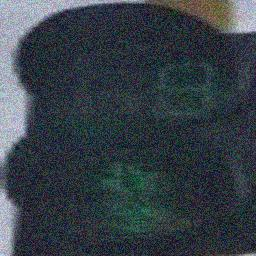
#> input picture src/Traffic_Signs_Model/split_dataset/test/images/20220513_123012_jpg_rf_a74e507f28b5a38b9aab0a981914a6dc_rain_noise.jpg, 256 x 256 px, found by its file name; its folder holds only this picture in this run
$ jupyter execute --allow-errors data_augmentation.ipynb
#> lines starting #> are read from the running program, lines starting #| are printed output that depends on the picture
# Data Augmentation

[cell 1]
from PIL import Image, ImageEnhance, ImageOps
import shutil
import os
import cv2
import numpy as np

Debemos de definir los folders de input y output para el proceso de data augmentation. Debemos de mencionar que aqui hay un folder intermedio pues aqui guardamos las imagenes resultantes de dos tipos de augmentation para luego al conjunto completo aplicarle más filtros de augmentation.

[cell 2]
input_folder = 'datasets/cropped_and_labeled_final/images'
labels_folder = 'datasets/cropped_and_labeled_final/labels'
intermediate_images_folder = 'datasets/intermediate_augmented/images'
intermediate_labels_folder = 'datasets/intermediate_augmented/labels'

[cell 3]
final_images_folderV1 = 'datasets/final_dataset_v1/images'
final_labels_folderV1 = 'datasets/final_dataset_v1/labels'

Nos aseguramos que existan estas direcciones o de lo contrario las creamos para poder almacenar el output del proceso de data augmentation.

[cell 4]
if not os.path.exists(intermediate_images_folder):
    os.makedirs(intermediate_images_folder)

if not os.path.exists(intermediate_labels_folder):
    os.makedirs(intermediate_labels_folder)

if not os.path.exists(final_images_folderV1):
    os.makedirs(final_images_folderV1)

if not os.path.exists(final_labels_folderV1):
    os.makedirs(final_labels_folderV1)

[cell 5]
def count_images_in_folder(folder_path):
    return len([file for file in os.listdir(folder_path) if file.endswith('.jpg')])

Tenemos que definir las transformaciones que vamos a estar realizando. Para ello primero las imagenes pasaran por un proceso de flip y rotation donde estaremos rotando y girando en multiples ángulos las imagenes.

[cell 6]
angles = [-45, 0, 45]  # Rotaciones en grados

Luego de esto tenemos un set de imagenes que han sido rotadas y a estar les aplicaremos los filtros de color, brillo, ruido y demás para enriquecer nuestro set.

[cell 7]
def first_phase_augmentation(input_folder, labels_folder, intermediate_images_folder, intermediate_labels_folder):
#> called with intermediate_images_folder = 'datasets/intermediate_augmented/images', intermediate_labels_folder = 'datasets/intermediate_augmented/labels'
    initial_image_count = count_images_in_folder(input_folder)
    print(f"Cantidad inicial de imágenes: {initial_image_count}")

    images = [os.path.join(input_folder, file) for file in os.listdir(input_folder) if file.endswith('.jpg')]

    for img_path in images:
        img = Image.open(img_path)
#> img is the input picture: PIL image 256x256 RGB; mean R, G, B 53.9, 62.9, 70.3
        img_name = os.path.basename(img_path).split('.')[0]
        label_path = os.path.join(labels_folder, f"{img_name}.txt")

        # Copiar la etiqueta original a la carpeta de labels antes de la augmentación
        shutil.copy(label_path, os.path.join(intermediate_labels_folder, f"{img_name}.txt"))

        for angle in angles:
            # Aplicar rotación sin flip
            rotated_img = img.rotate(angle)

            # Guardar la imagen augmentada
            output_filename = f"{img_name}_rot_{angle}.jpg"
            output_image_path = os.path.join(intermediate_images_folder, output_filename)
            rotated_img.save(output_image_path)

            # Guardar el archivo de label con el mismo nombre que la imagen
            output_label_filename = f"{img_name}_rot_{angle}.txt"
            output_label_path = os.path.join(intermediate_labels_folder, output_label_filename)
            shutil.copy(label_path, output_label_path)  # Copiar el mismo label de la imagen original
#> this loop made 3 passes
#> pass 1, in first_phase_augmentation, `rotated_img = img.rotate(angle)`:
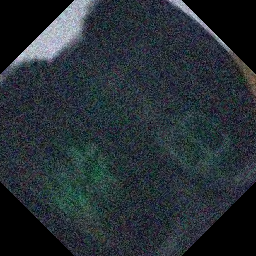
#> rotated_img: PIL image 256x256 RGB; mean R, G, B 38, 46.4, 52.4
#> pass 3, in first_phase_augmentation, `rotated_img = img.rotate(angle)`:
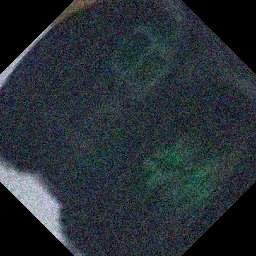
#> rotated_img: PIL image 256x256 RGB; mean R, G, B 38, 46.4, 52.4
            # print(f"Imagen y label guardados: {output_filename}, {output_label_filename}")

    final_image_count_fase1 = count_images_in_folder(intermediate_images_folder)
#> final_image_count_fase1 = 1
    print(f"Cantidad inicial de imágenes: {final_image_count_fase1}")
#| Cantidad inicial de imágenes: 1

[cell 8]
def second_phase_augmentation(intermediate_images_folder, intermediate_labels_folder, final_images_folder, final_labels_folder):
#> called with intermediate_images_folder = 'datasets/intermediate_augmented/images', intermediate_labels_folder = 'datasets/intermediate_augmented/labels', final_images_folder = 'datasets/final_dataset_v1/images', final_labels_folder = 'datasets/final_dataset_v1/labels'
    images = [os.path.join(intermediate_images_folder, file) for file in os.listdir(intermediate_images_folder) if file.endswith('.jpg')]

    for img_path in images:
        img = Image.open(img_path)
        img_name = os.path.basename(img_path).split('.')[0]
        label_path = os.path.join(intermediate_labels_folder, f"{img_name}.txt")

        # Copiar la imagen original y su label antes de hacer augmentación
        shutil.copy(img_path, os.path.join(final_images_folder, f"{img_name}.jpg"))
        shutil.copy(label_path, os.path.join(final_labels_folder, f"{img_name}.txt"))

        # Ajustes de brillo
        high_brightness = ImageEnhance.Brightness(img).enhance(1.5)
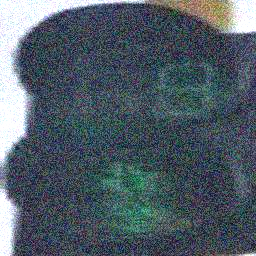
#> high_brightness: PIL image 256x256 RGB; mean R, G, B 79.7, 92.6, 102.3
        low_brightness = ImageEnhance.Brightness(img).enhance(0.5)
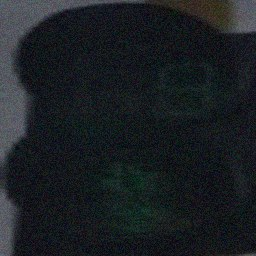
#> low_brightness: PIL image 256x256 RGB; mean R, G, B 26.7, 31.2, 34.9

        # Filtros de color
        light_gray_filter = ImageEnhance.Brightness(ImageOps.grayscale(img)).enhance(1.2)
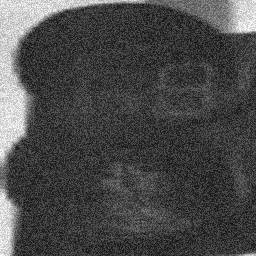
#> light_gray_filter: PIL image 256x256 L; min 1, max 255, mean 72.8

        # Ruido para simular gotas de lluvia
        noisy_img = np.array(img)
        noise = np.random.normal(0, 25, noisy_img.shape).astype(np.uint8)
        noisy_img = cv2.addWeighted(noisy_img, 0.8, noise, 0.2, 0)
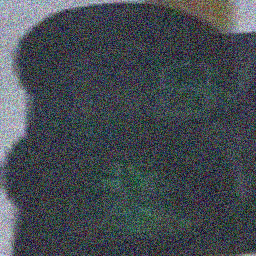
#> noisy_img: shape (256, 256, 3); mean R, G, B 67.9, 75, 80.9
        noisy_img = Image.fromarray(noisy_img)

        # Aumento y disminución de tamaño (resizing)
        resized_large = img.resize((int(img.width * 1.2), int(img.height * 1.2)))  # Aumentar tamaño 20%
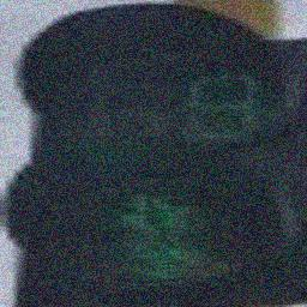
#> resized_large: PIL image 307x307 RGB; mean R, G, B 53.9, 62.9, 70.3
        resized_small = img.resize((int(img.width * 0.8), int(img.height * 0.8)))  # Disminuir tamaño 20%
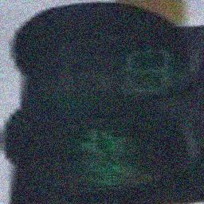
#> resized_small: PIL image 204x204 RGB; mean R, G, B 53.9, 62.9, 70.3

        # Guardar todas las versiones augmentadas
        transformations = {
            "high_brightness": high_brightness,
            "low_brightness": low_brightness,
            "light_gray_filter": light_gray_filter,
            "rain_noise": noisy_img,
            "resized_large": resized_large,
            "resized_small": resized_small,
        }

        for name, transformed_img in transformations.items():
            output_image_filename = f"{img_name}_{name}.jpg"
            output_image_path = os.path.join(final_images_folder, output_image_filename)
            transformed_img.save(output_image_path)

            # Copiar el mismo label de la imagen original
            output_label_filename = f"{img_name}_{name}.txt"
            output_label_path = os.path.join(final_labels_folder, output_label_filename)
            shutil.copy(label_path, output_label_path)  # Copiar el label original
#> this loop made 6 passes
#> name on passes 1 to 6: 'high_brightness', 'low_brightness', 'light_gray_filter', 'rain_noise', 'resized_large', 'resized_small'
            # print(f"Imagen y label guardados: {output_image_filename}, {output_label_filename}")

    # Contar las imágenes resultantes
    final_image_count = count_images_in_folder(final_images_folder)
#> final_image_count = 1
    print(f"Cantidad final de imágenes: {final_image_count}")
#| Cantidad final de imágenes: 1

$ run again, on src/Traffic_Signs_Model/split_dataset/test/images/IMG_20220602_142230494_HDR_jpg_rf_775c167866438c11fd7d250818a810a6_rain_noise.jpg
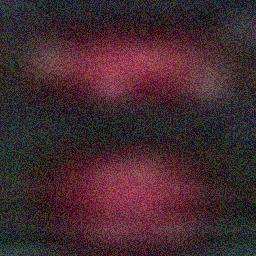
#> input picture src/Traffic_Signs_Model/split_dataset/test/images/IMG_20220602_142230494_HDR_jpg_rf_775c167866438c11fd7d250818a810a6_rain_noise.jpg, 256 x 256 px, found by its file name
#> in first_phase_augmentation, img is the input picture: PIL image 256x256 RGB; mean R, G, B 67.3, 41.5, 48.2
#> final_image_count_fase1 = 1
#| Cantidad inicial de imágenes: 1
#> in second_phase_augmentation, `noisy_img = cv2.addWeighted(noisy_img, 0.8, noise, 0.2, 0)`:
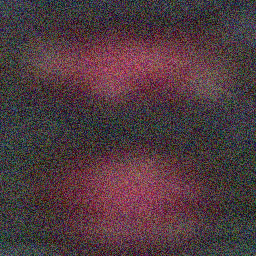
#> noisy_img: shape (256, 256, 3); mean R, G, B 78.6, 57.8, 63.3
#> in second_phase_augmentation, `resized_small = img.resize((int(img.width * 0.8), int(img.height * 0.8..`:
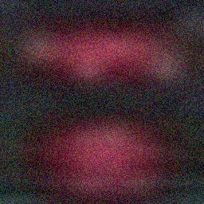
#> resized_small: PIL image 204x204 RGB; mean R, G, B 67.3, 41.5, 48.2
#> the loop in second_phase_augmentation, `for name, transformed_img in transformations.items():` made 6 passes
#> name on passes 1 to 6: 'high_brightness', 'low_brightness', 'light_gray_filter', 'rain_noise', 'resized_large', 'resized_small'
#| Cantidad final de imágenes: 1

$ run again, on src/Traffic_Signs_Model/split_dataset/test/images/IMG_20220605_152828432_jpg_rf_8ef567399f50de0b2b7a6bf3613ae77b_rain_noise.jpg
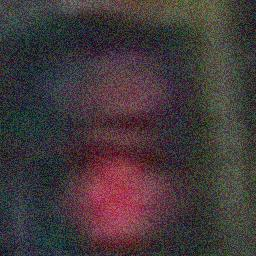
#> input picture src/Traffic_Signs_Model/split_dataset/test/images/IMG_20220605_152828432_jpg_rf_8ef567399f50de0b2b7a6bf3613ae77b_rain_noise.jpg, 256 x 256 px, found by its file name
#> in first_phase_augmentation, img is the input picture: PIL image 256x256 RGB; mean R, G, B 67, 56.4, 58.8
#> final_image_count_fase1 = 1
#| Cantidad inicial de imágenes: 1
#> in second_phase_augmentation, `noisy_img = cv2.addWeighted(noisy_img, 0.8, noise, 0.2, 0)`:
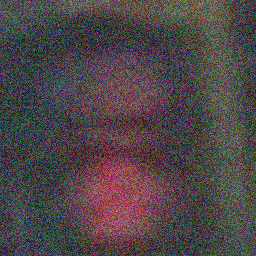
#> noisy_img: shape (256, 256, 3); mean R, G, B 78.4, 69.8, 71.7
#> in second_phase_augmentation, `resized_small = img.resize((int(img.width * 0.8), int(img.height * 0.8..`:
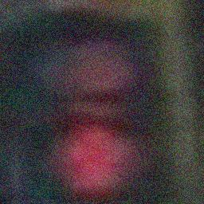
#> resized_small: PIL image 204x204 RGB; mean R, G, B 67, 56.4, 58.8
#> the loop in second_phase_augmentation, `for name, transformed_img in transformations.items():` made 6 passes
#> name on passes 1 to 6: 'high_brightness', 'low_brightness', 'light_gray_filter', 'rain_noise', 'resized_large', 'resized_small'
#| Cantidad final de imágenes: 1
